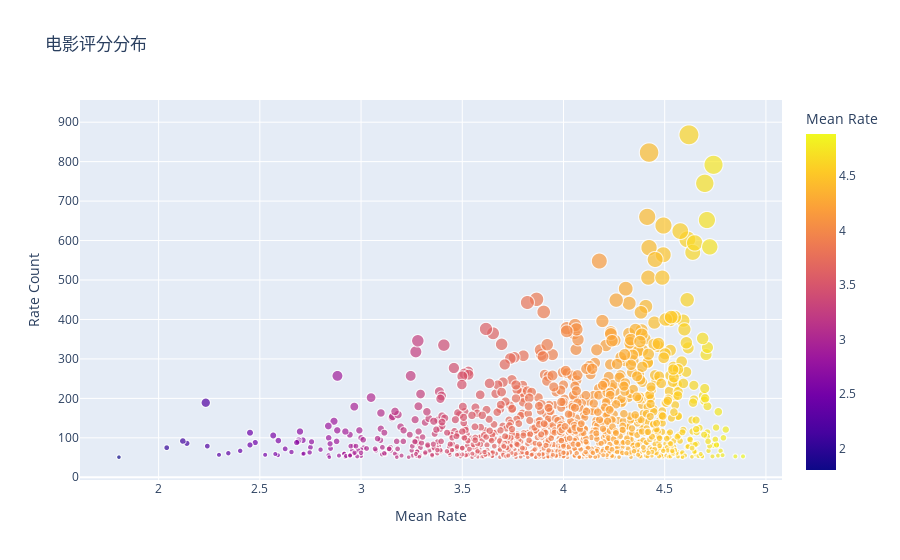

The notebook cell this image was saved under:
### Code cell
fig = px.scatter(mov_mean_rate,
                 x='mean',
                 y='count',
                 hover_name='name',
                 size='count',
                 color='mean',
                 labels={'mean': 'Mean Rate', 'count': 'Rate Count'},
                 title='电影评分分布')
fig.show()

### Figure 1 — Plotly figure (JSON) as saved in the notebook; plotly's stock layout.template omitted (floating-point values rounded to 4 significant figures; data arrays with more than 128 entries replaced by an {"elided": "..."} marker saying what was removed)
{"data": [{"hovertemplate": "<b>%{hovertext}</b><br><br>Mean Rate=%{marker.color}<br>Rate Count=%{marker.size}<extra></extra>", "hovertext": {"elided": "1236 str values"}, "legendgroup": "", "marker": {"color": {"elided": "1236 float values"}, "coloraxis": "coloraxis", "size": {"elided": "1236 int values"}, "sizemode": "area", "sizeref": 2.17, "symbol": "circle"}, "mode": "markers", "name": "", "showlegend": false, "x": {"elided": "1236 float values"}, "xaxis": "x", "y": {"elided": "1236 int values"}, "yaxis": "y", "type": "scattergl"}], "layout": {"xaxis": {"anchor": "y", "domain": [0.0, 1.0], "title": {"text": "Mean Rate"}}, "yaxis": {"anchor": "x", "domain": [0.0, 1.0], "title": {"text": "Rate Count"}}, "coloraxis": {"colorbar": {"title": {"text": "Mean Rate"}}, "colorscale": [[0.0, "#0d0887"], [0.1111, "#46039f"], [0.2222, "#7201a8"], [0.3333, "#9c179e"], [0.4444, "#bd3786"], [0.5556, "#d8576b"], [0.6667, "#ed7953"], [0.7778, "#fb9f3a"], [0.8889, "#fdca26"], [1.0, "#f0f921"]]}, "legend": {"tracegroupgap": 0, "itemsizing": "constant"}, "title": {"text": "电影评分分布"}}}
